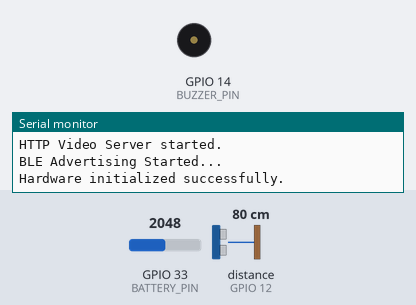
Bench run of a sketch on a simulated ESP32. Shown: buzzer (waves = sounding, pin HIGH), the last lines printed to the serial monitor. Wiring (inferred from the names in the program): ultrasonic range finder: trigger GPIO 13; echo GPIO 12. The inputs (shaded band) are chosen by the test bench; at power-on: distance to the obstacle (sensor on GPIO 12) 80 cm, GPIO 33 (BATTERY_PIN) = 2048. The echo pulse lasts 58.3 µs per cm; nothing arrives over Bluetooth unless stated; the camera gives no picture; a phone connects over Bluetooth LE 3 s after start; pins used as bus, display or sensor lines are not drawn.

Above: at 1.5 s.
1.6 s: distance to the obstacle (sensor on GPIO 12) set to 37 cm
4.6 s: distance to the obstacle (sensor on GPIO 12) set to 32 cm
At 4.8 s:
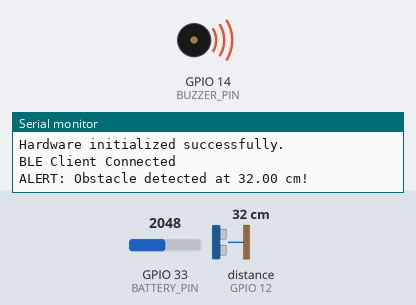
7.6 s: distance to the obstacle (sensor on GPIO 12) set to 35 cm
At 8.3 s:
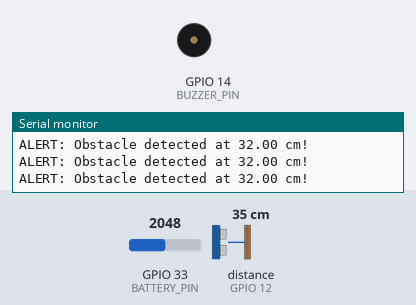
9.2 s: distance to the obstacle (sensor on GPIO 12) set to 18 cm
At 9.43 s:
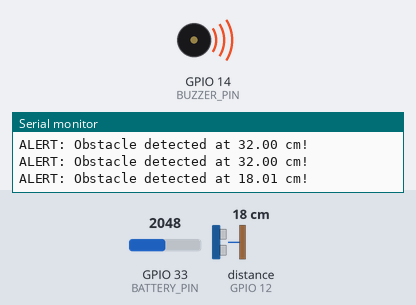
Timing chart, 0 to 12.2 s (numbered marks = the images above; inputs shaded):
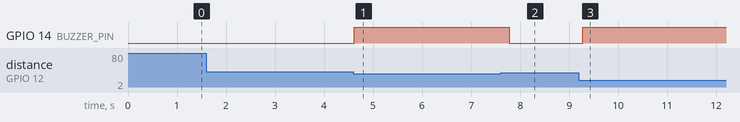

Measured:
- the behaviour switches between 35 and 34 cm on distance to the obstacle (sensor on GPIO 12) (found by bisection; images 0 and 1)
- after the input at 4.6 s, GPIO 14 (BUZZER_PIN): LOW → HIGH at once
- after the input at 7.6 s, GPIO 14 (BUZZER_PIN): HIGH → LOW after 0.17 s
- after the input at 9.2 s, GPIO 14 (BUZZER_PIN): LOW → HIGH after 0.08 s

The sketch:

esp32_cam.ino
```cpp
/**
 * Envision Glasses - ESP32-CAM Firmware
 *
 * Hardware Setup:
 * - Board: ESP32 Wrover Module (or AI-Thinker ESP32-CAM)
 * - Sensors:
 *   - HC-SR04 Ultrasonic Sensor (Trig to GPIO 13, Echo to GPIO 12)
 *   - 5V Active Buzzer or Vibration Motor (Signal to GPIO 14 through a NPN transistor)
 *   - OV2640 Camera Module (default AI-Thinker pins)
 *
 * Functionality:
 * 1. Sets up Wi-Fi Access Point ("Envision-Glasses-AP", password: "envisionglasses")
 * 2. Starts an HTTP server on port 80 to stream MJPEG camera frames
 * 3. Starts BLE Server advertising "Envision-Glasses" for mobile app connectivity
 * 4. Reads ultrasonic sensor data and triggers haptic/audio alerts if distance < 30cm
 * 5. Notifies the mobile app over BLE about real-time obstacle levels and battery status
 */

#include "esp_camera.h"
#include <WiFi.h>
#include <WebServer.h>
#include <WiFiClient.h>
#include <BLEDevice.h>
#include <BLEServer.h>
#include <BLEUtils.h>
#include <BLE2902.h>
#include <Update.h>

// Define AI-THINKER ESP32-CAM Pin Mapping
#define PWDN_GPIO_NUM     32
#define RESET_GPIO_NUM    -1
#define XCLK_GPIO_NUM      0
#define SIOD_GPIO_NUM     26
#define SIOC_GPIO_NUM     27
#define Y9_GPIO_NUM       35
#define Y8_GPIO_NUM       34
#define Y7_GPIO_NUM       39
#define Y6_GPIO_NUM       36
#define Y5_GPIO_NUM       21
#define Y4_GPIO_NUM       19
#define Y3_GPIO_NUM       18
#define Y2_GPIO_NUM        5
#define VSYNC_GPIO_NUM    25
#define HREF_GPIO_NUM     23
#define PCLK_GPIO_NUM     22

// Sensors and Feedback Pins (Using pins free from camera conflicts)
#define ULTRASONIC_TRIG_PIN 13
#define ULTRASONIC_ECHO_PIN 12
#define BUZZER_PIN          14
#define BATTERY_PIN         33  // Analog input pin to measure battery voltage

// Constants
#define OBSTACLE_THRESHOLD_CM 35.0  // Distance below which buzzer sounds (in cm)
#define STREAM_PART_VAL "123456789000000000000987654321"

// Global Variables
WebServer server(80);
bool deviceConnected = false;
float currentDistanceCm = 100.0;
int batteryPercentage = 85;
unsigned long lastSensorReadTime = 0;
const unsigned long sensorReadInterval = 100; // Read sensors every 100ms

// BLE UUIDs for Companion App Connection
#define SERVICE_UUID           "4fafc201-1fb5-459e-8fcc-c5c9c331914b"
#define DISTANCE_CHAR_UUID     "beb5483e-36e1-4688-b7f5-ea07361b26a8"
#define BATTERY_CHAR_UUID      "2a19" // Standard BLE Battery Level characteristic

BLECharacteristic *pDistanceCharacteristic;
BLECharacteristic *pBatteryCharacteristic;

class MyServerCallbacks: public BLEServerCallbacks {
    void onConnect(BLEServer* pServer) {
      deviceConnected = true;
      Serial.println("BLE Client Connected");
    };

    void onDisconnect(BLEServer* pServer) {
      deviceConnected = false;
      Serial.println("BLE Client Disconnected");
      // Restart advertising so it can reconnect
      BLEDevice::startAdvertising();
    }
};

// Stream HTTP handler
void handleStream() {
  WiFiClient client = server.client();

  // Set response headers for MJPEG stream
  client.println("HTTP/1.1 200 OK");
  client.println("Content-Type: multipart/x-mixed-replace; boundary=" STREAM_PART_VAL);
  client.println("Access-Control-Allow-Origin: *");
  client.println();

  while (true) {
    if (!client.connected()) break;

    camera_fb_t * fb = esp_camera_fb_get();
    if (!fb) {
      Serial.println("Camera capture failed");
      delay(100);
      continue;
    }

    client.print("Content-Type: image/jpeg\r\n");
    client.print("Content-Length: " + String(fb->len) + "\r\n\r\n");

    // Write frame content
    client.write(fb->buf, fb->len);
    client.print("\r\n--" STREAM_PART_VAL "\r\n");

    esp_camera_fb_return(fb);

    // Keep a reasonable frame rate
    delay(30);
  }
}

// Handler for root page
void handleRoot() {
  server.send(200, "text/html", "<h1>Envision Glasses active. Camera stream at <a href='/stream'>/stream</a></h1>");
}

// OTA Firmware Update Handler
void handleOTAUpdate() {
  HTTPUpload& upload = server.upload();

  if (upload.status == UPLOAD_FILE_START) {
    Serial.printf("OTA Update: Starting flash of %s\n", upload.filename.c_str());
    if (!Update.begin(UPDATE_SIZE_UNKNOWN)) {
      Update.printError(Serial);
    }
  } else if (upload.status == UPLOAD_FILE_WRITE) {
    if (Update.write(upload.buf, upload.currentSize) != upload.currentSize) {
      Update.printError(Serial);
    }
  } else if (upload.status == UPLOAD_FILE_END) {
    if (Update.end(true)) {
      Serial.printf("OTA Update: Success! Rebooting...\n");
      ESP.restart();
    } else {
      Update.printError(Serial);
    }
  }
}

void handleOTAStatus() {
  server.send(200, "application/json",
    "{\"status\":\"ok\",\"firmware\":\"1.0.4\",\"board\":\"ESP32-CAM\"}");
}

void setupCamera() {
  camera_config_t config;
  config.ledc_channel = LEDC_CHANNEL_0;
  config.ledc_timer = LEDC_TIMER_0;
  config.pin_d0 = Y2_GPIO_NUM;
  config.pin_d1 = Y3_GPIO_NUM;
  config.pin_d2 = Y4_GPIO_NUM;
  config.pin_d3 = Y5_GPIO_NUM;
  config.pin_d4 = Y6_GPIO_NUM;
  config.pin_d5 = Y7_GPIO_NUM;
  config.pin_d6 = Y8_GPIO_NUM;
  config.pin_d7 = Y9_GPIO_NUM;
  config.pin_xclk = XCLK_GPIO_NUM;
  config.pin_pclk = PCLK_GPIO_NUM;
  config.pin_vsync = VSYNC_GPIO_NUM;
  config.pin_href = HREF_GPIO_NUM;
  config.pin_sscb_sda = SIOD_GPIO_NUM;
  config.pin_sscb_scl = SIOC_GPIO_NUM;
  config.pin_pwdn = PWDN_GPIO_NUM;
  config.pin_reset = RESET_GPIO_NUM;
  config.xclk_freq_hz = 20000000;
  config.pixel_format = PIXFORMAT_JPEG;

  // Frame size parameters: SVGA (800x600) is a good balance for streaming and AI OCR processing
  if(psramFound()){
    config.frame_size = FRAMESIZE_SVGA;
    config.jpeg_quality = 12;
    config.fb_count = 2;
  } else {
    config.frame_size = FRAMESIZE_CIF;
    config.jpeg_quality = 12;
    config.fb_count = 1;
  }

  // Camera init
  esp_err_t err = esp_camera_init(&config);
  if (err != ESP_OK) {
    Serial.printf("Camera init failed with error 0x%x", err);
    return;
  }

  // Adjust camera parameters for optimal visibility
  sensor_t * s = esp_camera_sensor_get();
  s->set_brightness(s, 1);     // -2 to 2
  s->set_contrast(s, 1);       // -2 to 2
  s->set_saturation(s, 0);     // -2 to 2
  s->set_vflip(s, 0);          // Flip vertically if mounted upside down
  s->set_hmirror(s, 0);        // Mirror horizontally
}

void setupBLE() {
  BLEDevice::init("Envision-Glasses");

  // Create Server
  BLEServer *pServer = BLEDevice::createServer();
  pServer->setCallbacks(new MyServerCallbacks());

  // Create Service
  BLEService *pService = pServer->createService(SERVICE_UUID);

  // Create Obstacle Distance Characteristic
  pDistanceCharacteristic = pService->createCharacteristic(
                              DISTANCE_CHAR_UUID,
                              BLECharacteristic::PROPERTY_READ |
                              BLECharacteristic::PROPERTY_NOTIFY
                            );
  pDistanceCharacteristic->addDescriptor(new BLE2902());

  // Create Battery Characteristic
  pBatteryCharacteristic = pService->createCharacteristic(
                             BATTERY_CHAR_UUID,
                             BLECharacteristic::PROPERTY_READ |
                             BLECharacteristic::PROPERTY_NOTIFY
                           );
  pBatteryCharacteristic->addDescriptor(new BLE2902());

  // Start the service
  pService->start();

  // Start advertising
  BLEAdvertising *pAdvertising = BLEDevice::getAdvertising();
  pAdvertising->addServiceUUID(SERVICE_UUID);
  pAdvertising->setScanResponse(true);
  pAdvertising->setMinPreferred(0x06);  // functions that help with iPhone connections issues
  pAdvertising->setMinPreferred(0x12);
  BLEDevice::startAdvertising();
  Serial.println("BLE Advertising Started...");
}

float getObstacleDistance() {
  // Clear the trigger pin
  digitalWrite(ULTRASONIC_TRIG_PIN, LOW);
  delayMicroseconds(2);

  // Sets the trigger pin high for 10 micro seconds
  digitalWrite(ULTRASONIC_TRIG_PIN, HIGH);
  delayMicroseconds(10);
  digitalWrite(ULTRASONIC_TRIG_PIN, LOW);

  // Reads the echo pin, returns the sound wave travel time in microseconds
  long duration = pulseIn(ULTRASONIC_ECHO_PIN, HIGH, 30000); // 30ms timeout (max ~5 meters)

  if (duration == 0) {
    return 999.0; // No obstacle in range or timeout
  }

  // Calculating the distance: duration * speed of sound (0.0343 cm/us) / 2
  float distanceCm = duration * 0.0343 / 2.0;
  return distanceCm;
}

int getBatteryLevel() {
  // Read analog value of battery voltage divider
  int rawVal = analogRead(BATTERY_PIN);

  // Assuming a voltage divider scaling 4.2V lipo to ESP32 ADC limits (< 3.3V)
  // Maps raw ADC reading (0-4095) to percentage (0-100)
  float voltage = (rawVal / 4095.0) * 3.3 * 2; // Assuming a 1:1 voltage divider

  int pct = map(rawVal, 2000, 2900, 0, 100); // Tweak numbers based on battery/divider calibration
  pct = constrain(pct, 0, 100);

  return pct;
}

void setup() {
  Serial.begin(115200);
  Serial.println("Starting Envision Glasses Hardware initialization...");

  // Sensor Pins Configuration
  pinMode(ULTRASONIC_TRIG_PIN, OUTPUT);
  pinMode(ULTRASONIC_ECHO_PIN, INPUT);
  pinMode(BUZZER_PIN, OUTPUT);
  digitalWrite(BUZZER_PIN, LOW);

  // Initialize Camera
  setupCamera();

  // Setup local WiFi Access Point
  WiFi.softAP("Envision-Glasses-AP", "envisionglasses");
  IPAddress IP = WiFi.softAPIP();
  Serial.print("WiFi AP Created. SSID: Envision-Glasses-AP, IP address: ");
  Serial.println(IP);

  // Start HTTP Server
  server.on("/", handleRoot);
  server.on("/stream", handleStream);
  server.on("/update", HTTP_POST, handleOTAUpdate, handleOTAUpdate);
  server.on("/ota-status", HTTP_GET, handleOTAStatus);
  server.begin();
  Serial.println("HTTP Video Server started.");

  // Initialize BLE
  setupBLE();

  Serial.println("Hardware initialized successfully.");
}

void loop() {
  server.handleClient();

  unsigned long currentMillis = millis();

  // Run sensor readings periodically
  if (currentMillis - lastSensorReadTime >= sensorReadInterval) {
    lastSensorReadTime = currentMillis;

    // Read sensors
    currentDistanceCm = getObstacleDistance();
    batteryPercentage = getBatteryLevel();

    // Safety Feedback: Trigger buzzer if distance is below threshold
    if (currentDistanceCm < OBSTACLE_THRESHOLD_CM) {
      // Dynamic beep frequency based on distance
      int alertToneDuration = map(currentDistanceCm, 5, OBSTACLE_THRESHOLD_CM, 30, 200);
      alertToneDuration = constrain(alertToneDuration, 20, 250);

      digitalWrite(BUZZER_PIN, HIGH);
      delay(alertToneDuration);
      digitalWrite(BUZZER_PIN, LOW);

      Serial.printf("ALERT: Obstacle detected at %.2f cm!\n", currentDistanceCm);
    }

    // Update BLE values if a device is connected
    if (deviceConnected) {
      // Send distance over BLE
      char distStr[10];
      dtostrf(currentDistanceCm, 4, 1, distStr);
      pDistanceCharacteristic->setValue(distStr);
      pDistanceCharacteristic->notify();

      // Send battery level over BLE
      uint8_t battVal = batteryPercentage;
      pBatteryCharacteristic->setValue(&battVal, 1);
      pBatteryCharacteristic->notify();
    }
  }
}
```
